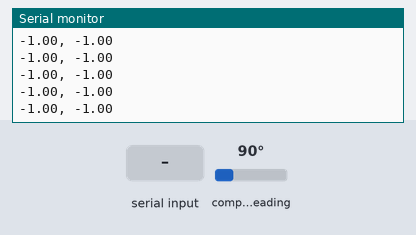
Recording of a sketch running on a simulated Arduino Uno, built with avr-gcc and run on an emulated ATmega328P. On the bench: the last lines printed to the serial monitor. The inputs (shaded band) are chosen by the test bench; at power-on: compass heading 90°.

Above: at 1.2 s.
1.3 s: compass heading set to 180°
At 1.9 s:
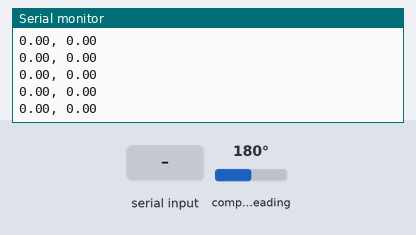
4.3 s: "y\n" received over Serial
5.8 s: byte 120 ('x') received over Serial
7.3 s: byte 103 ('g') received over Serial
At 7.8 s:
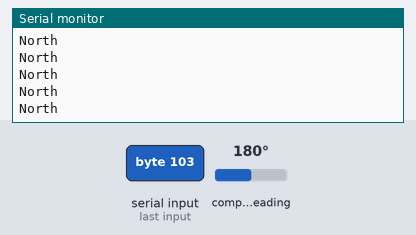

The sketch:

uno-nano-compass-nanover.ino
```cpp
#include <NeoSWSerial.h>
#include <Wire.h>
#include <Adafruit_Sensor.h>
#include <Adafruit_HMC5883_U.h>

//Constants (buttons)
const int txHc12 = 2; //green tx
const int rxHc12 = 3; //blue received

String message = "";

float heading = 0.01;
float pastHeading = 0.00;

float maxX = 0;
float maxY = 0;
float minX = 1000;
float minY = 1000;

float halfX = 0.0;
float halfY = 0.0;

bool turnedRightFirst = false;
bool turned = false;

bool isDeployed = false;

NeoSWSerial HC12(txHc12, rxHc12); // (Green TX, Blue RX)
Adafruit_HMC5883_Unified mag = Adafruit_HMC5883_Unified(12345);

void setup() {
  Serial.begin(9600);
  HC12.begin(9600);
  HC12.listen();
  Serial.println("Initializing nano...");

  if(!mag.begin())
  {
    /* There was a problem detecting the HMC5883 ... check your connections */
    Serial.println("Ooops, no HMC5883 detected ... Check your wiring!");
    while(1);
  }

  sensors_event_t event;
  mag.getEvent(&event);
  heading = atan2(event.magnetic.y, event.magnetic.x);
  pastHeading = heading+0.01;
}

void loop() {

  if(HC12.available()) {
    char letter = HC12.read();
    if(letter == '\n') {
      message += '\n';
      Serial.println(message);
      message = "";
    } else {
      message += letter;
    }
  }

  sensors_event_t event;
  mag.getEvent(&event);
  heading = atan2(event.magnetic.y, event.magnetic.x);

  if(maxY < event.magnetic.y) maxY = event.magnetic.y;
  if(minY > event.magnetic.y) minY = event.magnetic.y;

  if(maxX < event.magnetic.x) maxX = event.magnetic.x;
  if(minX > event.magnetic.x) minX = event.magnetic.x;

  float headingX = map(event.magnetic.x, minX, maxX, 0, 180);
  float headingY = map(event.magnetic.y, minY, maxY, 0, 180);

  if(Serial.available()) {
    char letter = Serial.read();
    if(letter == 'y') {
      halfY = headingY;
      Serial.print("halfY: ");
      Serial.println(halfY);
    } else if(letter == 'x') {
      halfX = headingX;
      Serial.print("halfX: ");
      Serial.println(halfX);
    } else if(letter == 'g') {
      isDeployed = !isDeployed;
    }
  }

  if(!isDeployed) {
    Serial.print(headingX);
    Serial.print(", ");
    Serial.println(headingY);
  }

  if(isDeployed) {
    int direction = getDirection(headingX, headingY);
  }
}

int getDirection(float headingX, float headingY) {
  float allowance = 10;
  if(headingX <= halfX && abs(headingY-halfY) < allowance) {
    Serial.println("North");
    return 1;
  } else if(headingX <= halfX && headingY >= halfY) {
    Serial.println("North west");
    return 2;
  } else if(abs(headingX-halfX) < allowance && headingY >= halfY) {
    Serial.println("West");
    return 3;
  } else if(headingX >= halfX && headingY >= halfY) {
    Serial.println("South west");
    return 4;
  } else if(headingX >= halfX && abs(headingY-halfY) < allowance) {
    Serial.println("South");
    return 5;
  } else if(headingX >= halfX && headingY <= halfY) {
    Serial.println("South east");
    return 6;
  } else if(abs(headingX-halfX) < allowance && headingY <= halfY) {
    Serial.println("East");
    return 7;
  } else if(headingX <= halfX && headingY <= halfY) {
    Serial.println("North east");
    return 8;
  } else {
    return 0;
  }


  return 0;


  // if(headingX >= minX && headingX <= halfX) {
  //   return ("North east or west");
  // } else if(headingX <= maxX && headingX >= halfX) {
  //   return ("South east or west");
  // }
}


  // if((heading != pastHeading) && !turned) {
  //   if(heading - pastHeading < -0.05){
  //     turned = true;
  //     turnedRightFirst = true;
  //   } else if(heading - pastHeading > 0.05) {
  //     turned = true;
  //     turnedRightFirst = false;
  //   }
  //   pastHeading = heading;
  // }
```

Measured:
- after the input at 1.3 s, the serial monitor: prints a new line after 0.08 s (image 1)
- after the input at 7.3 s, the serial monitor: prints a new line after 0.07 s (image 2)
